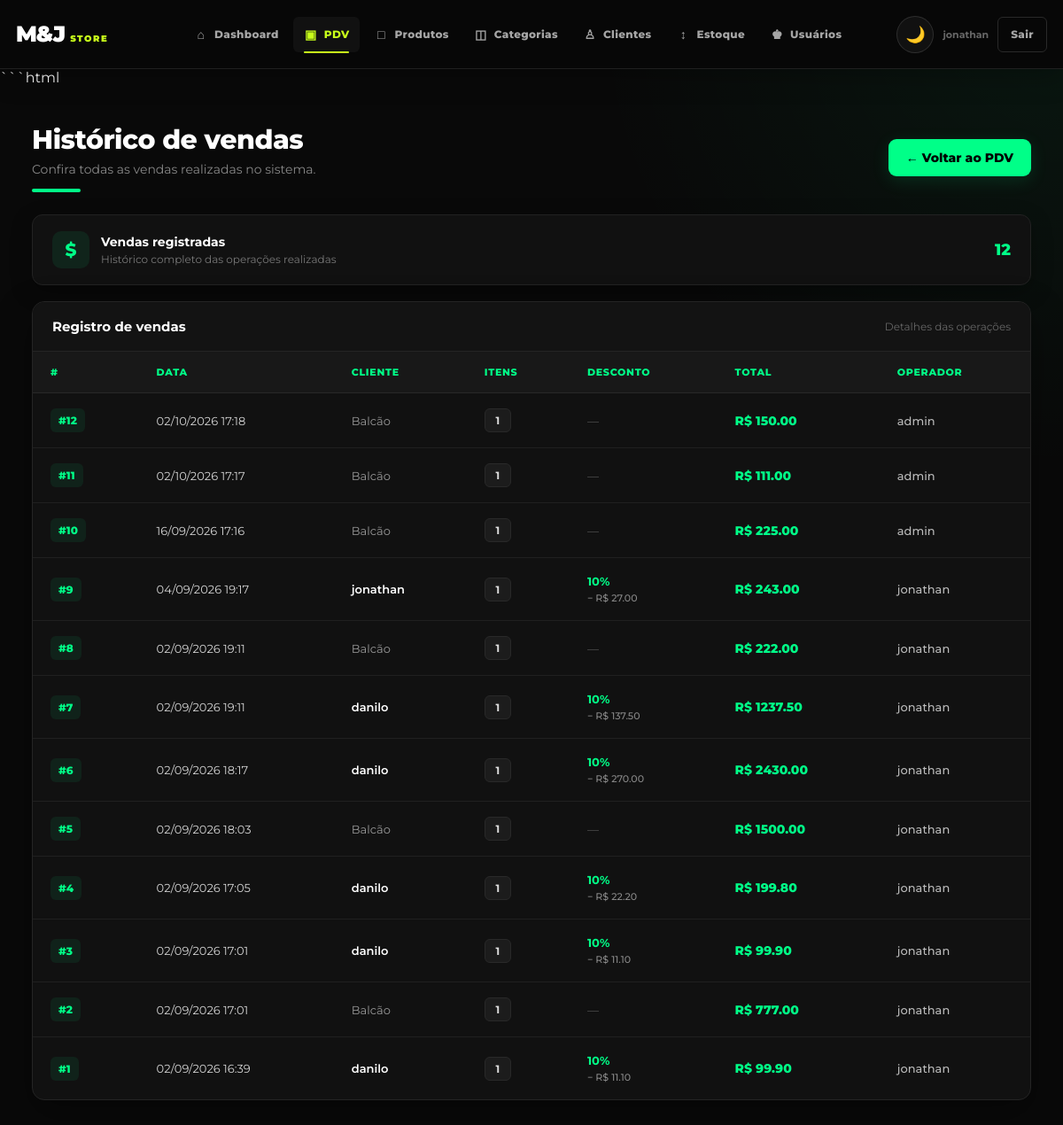
/pdv/historico (signed in), run on an earlier commit of the app's database.
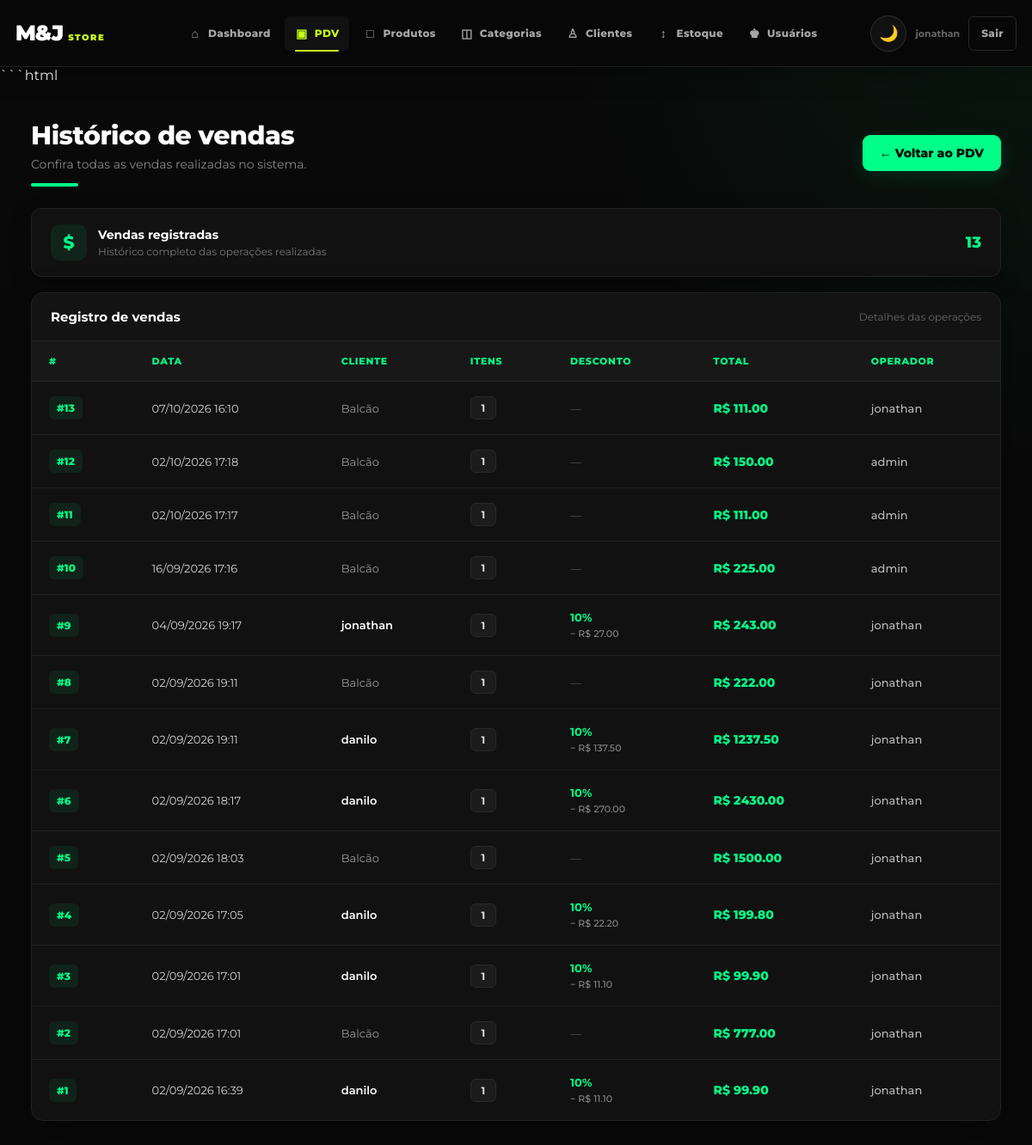
And on a later commit of the database.
### app/models/venda.py (models this page shows, shortened)
class Venda(Base):
    __tablename__ = "vendas"
    id = Column(
        Integer,
        primary_key=True,
        index=True
    )
    cliente_id = Column(
        Integer,
        ForeignKey(
            "clientes.id",
            ondelete="SET NULL"
        ),
        nullable=True
    )
    usuario_id = Column(
        Integer,
        ForeignKey(
            "usuarios.id",
            ondelete="SET NULL"
        ),
        nullable=True
    )
    desconto_percentual = Column(
        Float,
        nullable=False,
        default=0.0
    )
    total_bruto = Column(
        Float,
        nullable=False,
        default=0.0
    )
    total_liquido = Column(
        Float,
        nullable=False,
        default=0.0
    )
    observacao = Column(
        String(255),
        nullable=True
    )
    criado_em = Column(
        DateTime,
        server_default=func.now()
    )
    cliente = relationship(
        "Cliente",
        back_populates="vendas"
    )
    usuario = relationship(
        "Usuario",
        backref="vendas"
    )
    itens = relationship(
        "ItemVenda",
        back_populates="venda",
        cascade="all, delete-orphan"
    )
    pagamentos = relationship(
        "Pagamento",
        back_populates="venda",
        cascade="all, delete-orphan"
    )

### app/models/usuarios.py (models this page shows)
class Usuario(Base):
    __tablename__ = "usuarios"
    id = Column(Integer, primary_key=True, autoincrement=True)
    nome = Column(String(100), nullable=False)
    email = Column(String(150), unique=True, nullable=False)
    senha_hash = Column(String(255), nullable=False)
    role = Column(String(20), nullable=False, default="operador")
    ativo = Column(Boolean, default=True)
    criando_em = Column(DateTime, server_default=func.now())

### app/models/cliente.py (models this page shows)
class Cliente(Base):
    __tablename__ = "clientes"
    id = Column(
        Integer,
        primary_key=True,
        index=True
    )
    nome = Column(
        String(150),
        nullable=False
    )
    matricula = Column(
        String(100),
        unique=True,
        nullable=True
    )
    telefone = Column(
        String(30),
        nullable=True
    )
    is_associado = Column(
        Boolean,
        default=False,
        nullable=False
    )
    ativo = Column(
        Boolean,
        default=True,
        nullable=False
    )
    desconto_percentual = Column(
        Float,
        default=0.0,
        nullable=False
    )
    criado_em = Column(
        DateTime,
        server_default=func.now(),
        nullable=False
    )
    vendas = relationship(
        "Venda",
        back_populates="cliente"
    )

### app/controllers/pdv_controller.py (the view)
@router.get(
    "/historico"
)
def historico(
    request: Request,
    db: Session = Depends(
        get_db
    ),
    usuario=Depends(
        get_usuario_logado
    )
):
    vendas = (
        db.query(Venda)
        .order_by(
            Venda.id.desc()
        )
        .limit(100)
        .all()
    )
    return templates.TemplateResponse(
        request=request,
        name="pdv/historico.html",
        context={
            "request":
                request,
            "vendas":
                vendas,
            "usuario":
                usuario
        }
    )

### app/templates/pdv/historico.html (shortened to what the changed rows need)
<!DOCTYPE html>
<html lang="pt-br">
<head>
    <link rel="stylesheet" href="/static/css/navbar.css">
</head>
<body>
    <main class="container">
        <div class="topo">
            <div class="titulo-area">
                <h1>Histórico de vendas</h1>
            </div>
        </div>
        <div class="resumo">
            <div class="resumo-info">
                <div class="resumo-icone">
                </div>
                <div class="resumo-texto">
                </div>
            </div>
            <div class="contador">
                {{ vendas | length }}
            </div>
        </div>
        <div class="tabela-card">
            <div class="tabela-topo">
                <h2>Registro de vendas</h2>
            </div>
            <div class="tabela-container">
                <table>
                    <thead>
                        <tr>
                            <th>#</th>
                            <th>Data</th>
                            <th>Cliente</th>
                            <th>Itens</th>
                            <th>Desconto</th>
                            <th>Total</th>
                            <th>Operador</th>
                        </tr>
                    </thead>
                    <tbody>
                        {% for v in vendas %}
                        <tr>
                            <td>
                                <a href="/pdv/venda/{{ v.id }}" class="venda-link">
                                    #{{ v.id }}
                                </a>
                            </td>
                            <td>
                                {{ v.criado_em.strftime('%d/%m/%Y %H:%M') }}
                            </td>
                            <td>
                                {% if v.cliente %}
                                <span class="cliente">
                                    {{ v.cliente.nome }}
                                </span>
                                {% else %}
                                <span class="cliente-balcao">
                                    Balcão
                                </span>
                                {% endif %}
                            </td>
                            <td>
                                <span class="quantidade">
                                    {{ v.itens | length }}
                                </span>
                            </td>
                            <td>
                                {% if v.desconto_percentual > 0 %}
                                <span class="desconto">
                                    {{ v.desconto_percentual|int }}%
                                    <br>
                                    <small>
                                        − R$ {{ "%.2f"|format(v.desconto_valor) }}
                                    </small>
                                </span>
                                {% else %}
                                <span class="sem-desconto">
                                    —
                                </span>
                                {% endif %}
                            </td>
                            <td class="total">
                                R$ {{ "%.2f"|format(v.total_liquido) }}
                            </td>
                            <td>
                                <span class="operador">
                                    {{ v.usuario.nome if v.usuario else "—" }}
                                </span>
                            </td>
                        </tr>
                        {% endfor %}
                    </tbody>
                </table>
            </div>
        </div>
    </main>
</body>
</html>

What changed in the data, as far as the page shows it:
added Venda: id "13", criado_em "07/10/2026 16:10", shows "Balcão", itens|length "1", total_liquido "111.00", usuario "jonathan"
Also different on the page:
{{ vendas | length }}: "12" → "13"
